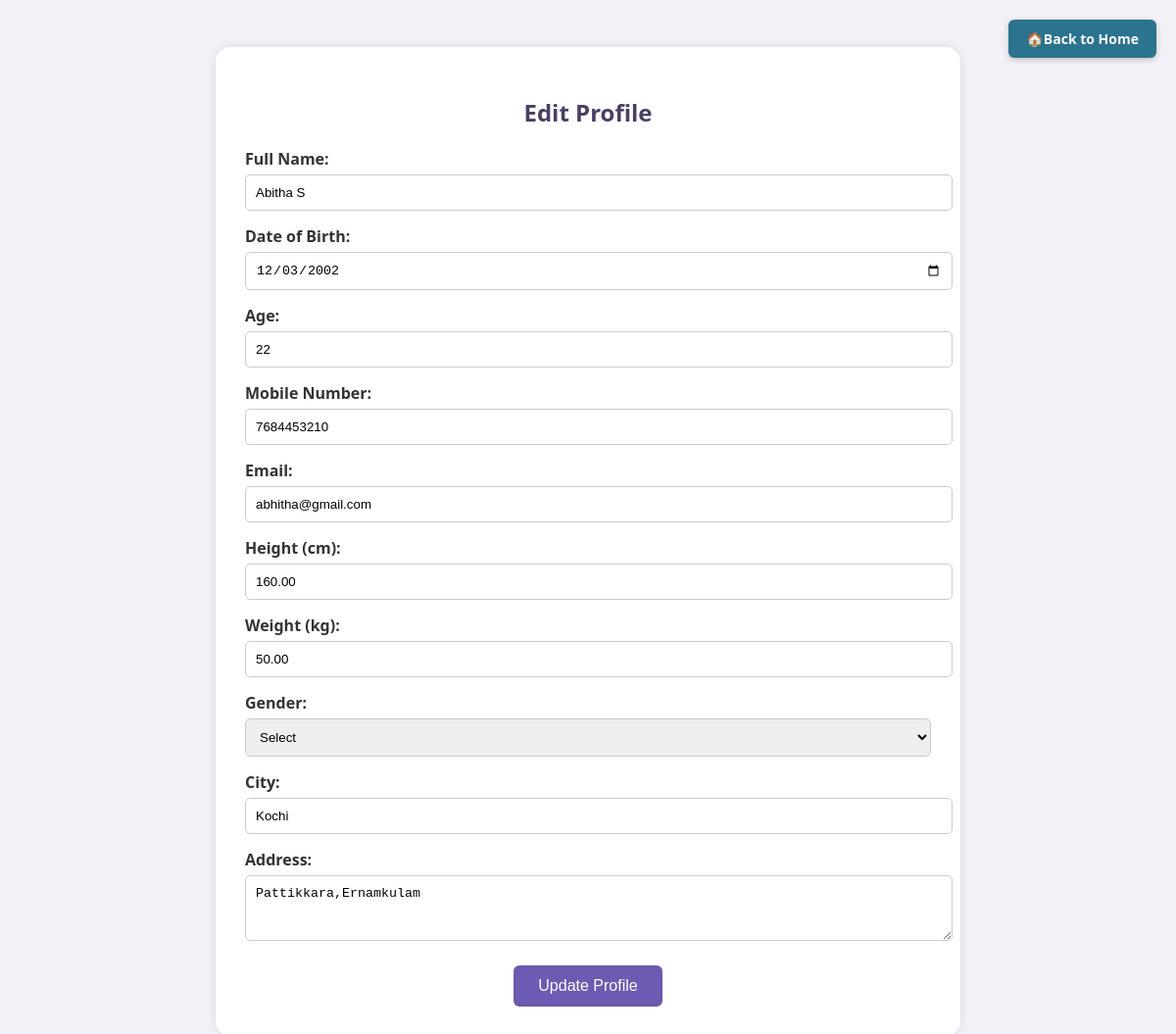
/user_edit.php (signed in), run on the app's committed database.
### tables this page shows
CREATE TABLE `registrations` (
  `id` int(11) NOT NULL,
  `full_name` varchar(100) NOT NULL,
  `dob` date NOT NULL,
  `age` int(11) NOT NULL,
  `mobile_number` varchar(15) NOT NULL,
  `email` varchar(100) NOT NULL,
  `password` varchar(255) NOT NULL,
  `height` decimal(5,2) NOT NULL,
  `weight` decimal(5,2) NOT NULL,
  `gender` enum('male','female','others') NOT NULL,
  `city` varchar(100) NOT NULL,
  `address` text NOT NULL,
  `created_at` timestamp NOT NULL DEFAULT current_timestamp(),
  `user_type` varchar(20) NOT NULL DEFAULT 'user'
);

### user_edit.php (the view, shortened to what this page needs)
<?php
$conn = new mysqli("localhost", "root", "", "bmi");
$userId = $_SESSION['user_id'];
$stmt = $conn->prepare("SELECT * FROM registrations WHERE id = ?");
$stmt->bind_param("i", $userId);
$stmt->execute();
$result = $stmt->get_result();
$user = $result->fetch_assoc();
?>
<!DOCTYPE html>
<html lang="en">
<head>
</head>
<body>
   <a href="user-profile.php" class="back-home-btn">🏠Back to Home</a>
  <div class="form-container">
    <h2>Edit Profile</h2>
    <form method="POST">
      <label>Full Name:</label>
      <input type="text" name="full_name" value="<?= htmlspecialchars($user['full_name']) ?>" required>
      <label>Date of Birth:</label>
      <input type="date" name="dob" value="<?= htmlspecialchars($user['dob']) ?>" required>
      <label>Age:</label>
      <input type="number" name="age" value="<?= htmlspecialchars($user['age']) ?>" min="0" required>
      <label>Mobile Number:</label>
      <input type="text" name="mobile_number" value="<?= htmlspecialchars($user['mobile_number']) ?>" required>
      <label>Email:</label>
      <input type="email" name="email" value="<?= htmlspecialchars($user['email']) ?>" required>
      <label>Height (cm):</label>
      <input type="number" name="height" value="<?= htmlspecialchars($user['height']) ?>" required>
      <label>Weight (kg):</label>
      <input type="number" name="weight" value="<?= htmlspecialchars($user['weight']) ?>" required>
      <label>Gender:</label>
      <select name="gender" required>
        <option value="">Select</option>
      </select>
      <label>City:</label>
      <input type="text" name="city" value="<?= htmlspecialchars($user['city']) ?>" required>
      <label>Address:</label>
      <textarea name="address" rows="3"><?= htmlspecialchars($user['address']) ?></textarea>
      <div class="form-actions">
        <button type="submit">Update Profile</button>
      </div>
    </form>
  </div>
</body>
</html>

### user_edit.php (style rules this page uses)
body { font-family: 'Segoe UI', sans-serif; background-color: #f3f0f7; padding: 40px; }
.form-container { max-width: 700px; margin: auto; background: #fff; padding: 30px; border-radius: 15px; box-shadow: 0 0 10px rgba(0,0,0,0.1); }
h2 { text-align: center; color: #4a3f63; }
form label { font-weight: bold; display: block; margin-top: 15px; color: #333; }
form input, form select, form textarea { width: 100%; padding: 10px; margin-top: 5px; border-radius: 5px; border: 1px solid #ccc; }
.form-actions { margin-top: 20px; text-align: center; }
.form-actions button { background-color: #6d5ab2; color: white; padding: 12px 25px; border: none; border-radius: 6px; font-size: 1rem; cursor: pointer; }
.back-home-btn { position: absolute; top: 20px; right: 20px; padding: 10px 18px; background-color:rgb(43, 115, 143); color: white; text-decoration: none; border: none; border-radius: 6px; font-size: 14px; font-weight: 600; cursor: pointer; transition: background-color 0.3s ease; box-shadow: 0 2px 6px rgba(0, 0, 0, 0.2); }

### data on the page
registrations: full_name "Abitha S", dob "12/03/2002", age "22", mobile_number "7684453210", email "abhitha@gmail.com", height "160.00", weight "50.00", city "Kochi", address "Pattikkara,Ernamkulam"
